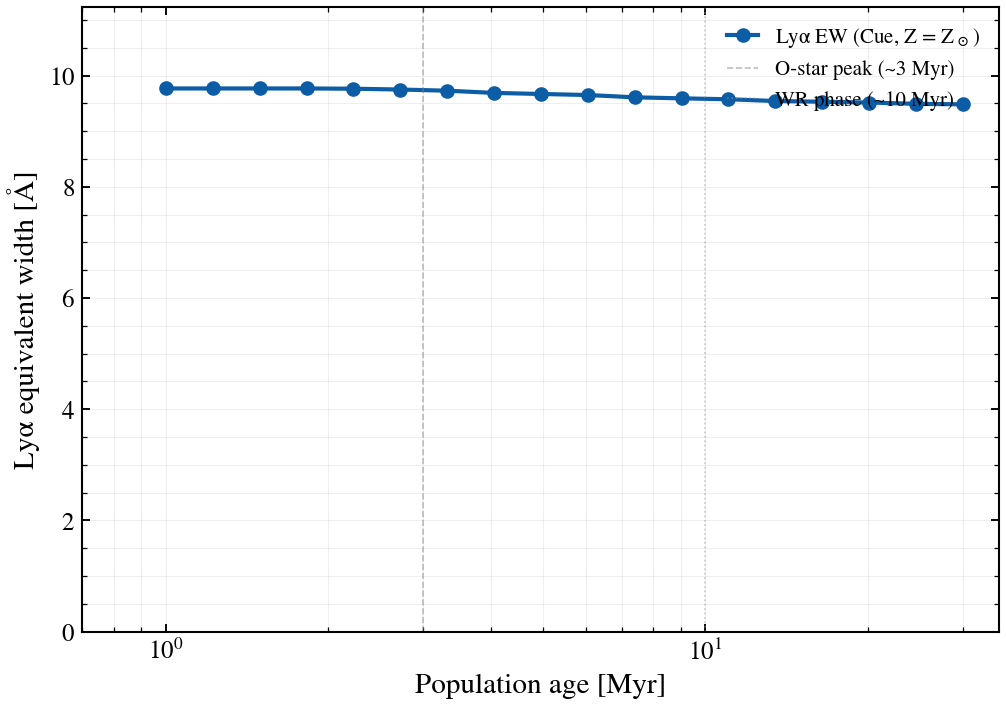

The Python source for this figure:
"""
Lyman-alpha equivalent width peaks during O-star dominance
===========================================================

Lyman-alpha (Lyα) equivalent width (EW) traces stellar population age
through the presence and strength of massive O stars. We construct a
sequence of constant star-formation-rate (CSF) models with ages ranging
from 1 Myr to 30 Myr at fixed metallicity (Z = Zsun; logZ = 0), compute
the rest-frame Lyα emission line luminosity and the underlying continuum
at 1216 Å, then derive EW(Lyα) = L(Lyα) / L_continuum.

Key result: EW peaks at ~3–5 Myr when spectral type O dominates ionization,
then decays past 10 Myr as stars age past the main sequence.

References
----------
Charlot & Fall 1993 (ApJ 405, 538) — Empirical population synthesis and
spectral evolution across age and metallicity.
Schaerer 2003 (A&A 397, 527) — Ionizing photon production in massive
starburst populations.
"""

import os

os.environ["TF_CPP_MIN_LOG_LEVEL"] = "2"  # suppress XLA/PjRt C++ INFO+WARNING logs

import warnings

import jax
import matplotlib.pyplot as plt
import numpy as np

import tengri
from tengri.analysis.plotting import setup_style
from tengri.utils.physics_constants import L_SUN

setup_style()
warnings.filterwarnings("ignore", message=".*BakedInBackend.*")
warnings.filterwarnings("ignore", message=".*deprecated.*")

# ── Load bare stellar SSP (Cue requires bare-stellar, not wNE)
ssp = tengri.load_ssp("fsps_prsc_miles_chabrier")

# ── Rest-frame Lyα at 1216 Å
wave_lya = 1216.0
# ── Conversion constants for EW
C_AA_PER_S = 2.998e18  # speed of light [Å/s]

# ── Age range: 1–30 Myr (young starbursts)
# Scan ages logarithmically to capture the O-star to WR transition
ages_myr = np.logspace(0.0, np.log10(30), 18)  # 1 to 30 Myr

# ── Nebular model: Cue emulator, fixed logU and metallicity
neb_config = {
    "type": "cue",
    "*": tengri.FIXED,
    # Short-form keys inside the `neb` group; full `neb_*` keys are silently ignored.
    "logZ_gas": 0.0,
    "logU": -2.0,
    "fesc": 0.0,
    "fesc_lya": 0.0,  # 0 = no resonant destruction → full intrinsic Lyα emission
}

# ── Dust: no attenuation for clean nebular emission view
dust_config = {
    "type": "two_component",
    "*": tengri.FIXED,
    "tau_diff": 0.0,
    "tau_bc": 0.0,
}

# ── Collect EW measurements
ew_lya = []

for age_myr in ages_myr:
    # Build base model with constant SFH: vary the age via start_gyr/end_gyr window
    # population spans [age_myr / 1000, 0] Gyr (older age at start → younger, present day)
    sfh_config_age = {
        "type": "const",
        "*": tengri.FIXED,
        "log_sfr": 0.0,
        "start_gyr": age_myr / 1e3,
        "end_gyr": 0.0,
    }

    model = tengri.SEDModel.build(
        ssp,
        sfh=sfh_config_age,
        dust=dust_config,
        neb=neb_config,
        redshift=tengri.Fixed(0.0),
    )

    # Sample parameters
    params = dict(model.spec.sample(jax.random.PRNGKey(0)))

    # Predict emission lines and rest-frame SED
    lines = model.predict_emission_lines(params)
    sed_result = model.predict_rest_sed(params)

    # Extract Lyman-alpha luminosity [Lsun]
    lya_lum = float(lines.lya)

    # Extract continuum density at 1216 Å via linear interpolation
    wave = np.asarray(sed_result.wavelength)
    sed = np.asarray(sed_result.sed)

    # Find closest wavelength to 1216 Å
    idx_lya = np.argmin(np.abs(wave - wave_lya))
    continu_at_lya = sed[idx_lya]

    # Compute equivalent width: EW [Å] = L_line [erg/s] / L_lambda_continuum [erg/s/Å]
    # Convert L_line from Lsun to erg/s, then L_nu to L_lambda via L_lambda = L_nu * c / λ²
    if continu_at_lya > 0:
        # EW [Å] = L_line [erg/s] / L_lambda_continuum [erg/s/Å]
        # `lines.lya` is already in erg/s (verified empirically).
        continu_lambda = continu_at_lya * C_AA_PER_S / (wave_lya ** 2)  # L_nu [erg/s/Hz] → L_lambda [erg/s/Å]
        ew = lya_lum / continu_lambda
    else:
        ew = np.nan

    ew_lya.append(ew)

ew_lya = np.asarray(ew_lya)

# ── Plotting
fig, ax = plt.subplots(figsize=(7, 5))

ax.plot(
    ages_myr,
    ew_lya,
    "o-",
    color="C0",
    markersize=6,
    lw=2,
    label=r"Lyα EW (Cue, Z = Z$_\odot$)",
)

ax.axvline(3.0, color="0.5", ls="--", lw=0.8, alpha=0.5, label="O-star peak (~3 Myr)")
ax.axvline(10.0, color="0.6", ls=":", lw=0.8, alpha=0.5, label="WR phase (~10 Myr)")

ax.set_xlabel(r"Population age [Myr]")
ax.set_ylabel(r"Lyα equivalent width [Å]")
ax.set_xscale("log")
ax.set_xlim(0.7, 35)
ax.set_ylim(0, max(ew_lya) * 1.15)

ax.legend(frameon=False, fontsize=10, loc="upper right")
ax.grid(True, alpha=0.2, which="both")

fig.tight_layout()
plt.savefig("plot_lyalpha_ew_vs_age.png", dpi=150, bbox_inches="tight")

print(f"Peak EW(Lyα): {np.nanmax(ew_lya):.1f} Å at age {ages_myr[np.nanargmax(ew_lya)]:.1f} Myr")
